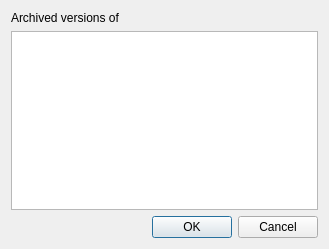
<?xml version="1.0" encoding="UTF-8"?>
<ui version="4.0">
 <class>dlgArchive</class>
 <widget class="QDialog" name="dlgArchive">
  <property name="geometry">
   <rect>
    <x>0</x>
    <y>0</y>
    <width>329</width>
    <height>249</height>
   </rect>
  </property>
  <property name="windowTitle">
   <string>Archive</string>
  </property>
  <layout class="QVBoxLayout" name="verticalLayout">
   <item>
    <widget class="QLabel" name="lblArchive">
     <property name="text">
      <string>Archived versions of </string>
     </property>
    </widget>
   </item>
   <item>
    <widget class="QListWidget" name="lstArchive"/>
   </item>
   <item>
    <widget class="QDialogButtonBox" name="buttonBox">
     <property name="orientation">
      <enum>Qt::Horizontal</enum>
     </property>
     <property name="standardButtons">
      <set>QDialogButtonBox::Cancel|QDialogButtonBox::Ok</set>
     </property>
    </widget>
   </item>
  </layout>
 </widget>
 <resources/>
 <connections>
  <connection>
   <sender>buttonBox</sender>
   <signal>accepted()</signal>
   <receiver>dlgArchive</receiver>
   <slot>accept()</slot>
   <hints>
    <hint type="sourcelabel">
     <x>248</x>
     <y>254</y>
    </hint>
    <hint type="destinationlabel">
     <x>157</x>
     <y>274</y>
    </hint>
   </hints>
  </connection>
  <connection>
   <sender>buttonBox</sender>
   <signal>rejected()</signal>
   <receiver>dlgArchive</receiver>
   <slot>reject()</slot>
   <hints>
    <hint type="sourcelabel">
     <x>316</x>
     <y>260</y>
    </hint>
    <hint type="destinationlabel">
     <x>286</x>
     <y>274</y>
    </hint>
   </hints>
  </connection>
  <connection>
   <sender>lstArchive</sender>
   <signal>itemDoubleClicked(QListWidgetItem*)</signal>
   <receiver>dlgArchive</receiver>
   <slot>accept()</slot>
   <hints>
    <hint type="sourcelabel">
     <x>164</x>
     <y>114</y>
    </hint>
    <hint type="destinationlabel">
     <x>164</x>
     <y>124</y>
    </hint>
   </hints>
  </connection>
 </connections>
</ui>
